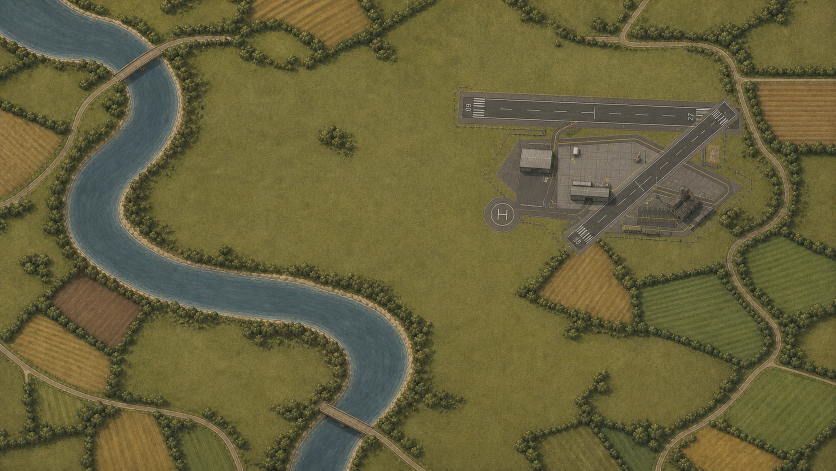
#> input picture art/visual-v3/review/river-bend-airport-landscape-v1.png, 1672 x 941 px (shown at 1/2 size)
$ python build_approval_composites.py
#> lines starting #> are read from the running program, lines starting #| are printed output that depends on the picture
#!/usr/bin/env python3
"""Build deterministic, actual-size V2.1 visual approval sheets.

These files are review evidence only. They do not enter the runtime bundle.
"""

from __future__ import annotations

import math
from pathlib import Path

from PIL import Image, ImageDraw, ImageFilter, ImageFont, ImageOps


ROOT = Path(__file__).resolve().parents[2]
MASTER_DIR = ROOT / "art" / "visual-v3" / "aircraft" / "masters"
REVIEW_DIR = ROOT / "art" / "visual-v3" / "review"
MAP_PATH = REVIEW_DIR / "river-bend-airport-landscape-v1.png"


def font(size: int, bold: bool = False) -> ImageFont.FreeTypeFont | ImageFont.ImageFont:
    name = "DejaVuSans-Bold.ttf" if bold else "DejaVuSans.ttf"
    path = Path("/usr/share/fonts/truetype/dejavu") / name
    return ImageFont.truetype(path, size) if path.exists() else ImageFont.load_default()


def trimmed(path: Path) -> Image.Image:
    image = Image.open(path).convert("RGBA")
    bounds = image.getchannel("A").getbbox()
    if bounds is None:
        raise ValueError(f"Asset has no visible pixels: {path}")
    return image.crop(bounds)


def scale_major_axis(image: Image.Image, target: int) -> Image.Image:
    scale = target / max(image.size)
    size = tuple(max(1, round(value * scale)) for value in image.size)
    return image.resize(size, Image.Resampling.LANCZOS)


def helicopter_master() -> Image.Image:
    body = Image.open(MASTER_DIR / "helicopter-body-v1.png").convert("RGBA")
    rotor = Image.open(MASTER_DIR / "helicopter-rotor-v1.png").convert("RGBA")
    if body.size != rotor.size:
        raise ValueError("Helicopter body and rotor masters must share a canvas and hub anchor")
    combined = Image.alpha_composite(body, rotor)
    bounds = combined.getchannel("A").getbbox()
    if bounds is None:
        raise ValueError("Helicopter composite has no visible pixels")
    return combined.crop(bounds)


def aircraft() -> dict[str, Image.Image]:
    return {
        "LINER": scale_major_axis(trimmed(MASTER_DIR / "liner-v1.png"), 78),
        "COMMUTER": scale_major_axis(trimmed(MASTER_DIR / "commuter-v1.png"), 64),
        "ROTOR": scale_major_axis(helicopter_master(), 70),
    }


def cover_crop(image: Image.Image, size: tuple[int, int]) -> Image.Image:
    return ImageOps.fit(image, size, method=Image.Resampling.LANCZOS, centering=(0.5, 0.5))


def rotated(image: Image.Image, degrees: float) -> Image.Image:
    return image.rotate(-degrees, resample=Image.Resampling.BICUBIC, expand=True)


def paste_aircraft(
    canvas: Image.Image,
    sprite: Image.Image,
    center: tuple[int, int],
    *,
    heading: float = 0,
    selected: bool = False,
    warning: bool = False,
    alpha: float = 1,
) -> None:
    sprite = rotated(sprite, heading)
    if alpha < 1:
        sprite = sprite.copy()
        sprite.putalpha(sprite.getchannel("A").point(lambda value: round(value * alpha)))

    x = round(center[0] - sprite.width / 2)
    y = round(center[1] - sprite.height / 2)
    radius = max(sprite.size) * 0.58

    draw = ImageDraw.Draw(canvas, "RGBA")
    if warning:
        draw.ellipse(
            (center[0] - radius, center[1] - radius, center[0] + radius, center[1] + radius),
            outline=(225, 112, 87, 235),
            width=3,
        )
    if selected:
        for pad, color, width in ((7, (14, 35, 45, 244), 6), (4, (247, 242, 226, 250), 2)):
            ring = radius + pad
            draw.ellipse(
                (center[0] - ring, center[1] - ring, center[0] + ring, center[1] + ring),
                outline=color,
                width=width,
            )

    shadow_alpha = sprite.getchannel("A").filter(ImageFilter.GaussianBlur(3))
    shadow_alpha = shadow_alpha.point(lambda value: round(value * 0.18))
    shadow = Image.new("RGBA", sprite.size, (7, 18, 24, 0))
    shadow.putalpha(shadow_alpha)
    canvas.alpha_composite(shadow, (x + 5, y + 7))
    canvas.alpha_composite(sprite, (x, y))


def draw_route(
    canvas: Image.Image,
    points: list[tuple[float, float]],
    core: tuple[int, int, int, int],
    *,
    invalid: bool = False,
) -> None:
    draw = ImageDraw.Draw(canvas, "RGBA")
    sampled: list[tuple[float, float]] = []
    if len(points) == 4:
        start, control_a, control_b, end = points
        for step in range(41):
            t = step / 40
            inverse = 1 - t
            sampled.append((
                inverse**3 * start[0]
                + 3 * inverse**2 * t * control_a[0]
                + 3 * inverse * t**2 * control_b[0]
                + t**3 * end[0],
                inverse**3 * start[1]
                + 3 * inverse**2 * t * control_a[1]
                + 3 * inverse * t**2 * control_b[1]
                + t**3 * end[1],
            ))
    else:
        sampled = points
    draw.line(sampled, fill=(11, 29, 37, 218), width=7, joint="curve")
    draw.line(
        sampled,
        fill=(238, 143, 121, 244) if invalid else core,
        width=3,
        joint="curve",
    )


def patch_from_map(map_image: Image.Image, center: tuple[int, int], size: tuple[int, int]) -> Image.Image:
    width, height = size
    left = max(0, min(map_image.width - width, center[0] - width // 2))
    top = max(0, min(map_image.height - height, center[1] - height // 2))
    return map_image.crop((left, top, left + width, top + height))


def build_contact_sheet(fleet: dict[str, Image.Image], map_image: Image.Image) -> None:
    cell = (320, 205)
    header = 82
    sheet = Image.new("RGBA", (cell[0] * 4, header + cell[1] * 3), (18, 22, 24, 255))
    draw = ImageDraw.Draw(sheet, "RGBA")
    draw.text((24, 17), "AIRCRAFT / MATERIAL LEGIBILITY", font=font(26, True), fill=(244, 240, 231, 255))
    draw.text((24, 50), "Actual gameplay scale — unselected left, selected right", font=font(14), fill=(192, 199, 198, 255))

    sources = [
        ("GRASS", (700, 520)),
        ("WATER", (320, 360)),
        ("RUNWAY", (1170, 205)),
        ("APRON", (1270, 355)),
    ]
    for column, (label, center) in enumerate(sources):
        draw.text((column * cell[0] + 14, header - 25), label, font=font(13, True), fill=(232, 227, 215, 255))
        for row, (kind, sprite) in enumerate(fleet.items()):
            tile = cover_crop(patch_from_map(map_image, center, (420, 280)), cell)
            origin = (column * cell[0], header + row * cell[1])
            sheet.alpha_composite(tile, origin)
            tile_center_y = origin[1] + cell[1] // 2 + 9
            paste_aircraft(sheet, sprite, (origin[0] + 92, tile_center_y), heading=8)
            paste_aircraft(sheet, sprite, (origin[0] + 229, tile_center_y), heading=-13, selected=True)
            draw.rectangle(
                (origin[0], origin[1], origin[0] + cell[0] - 1, origin[1] + cell[1] - 1),
                outline=(242, 237, 225, 56),
                width=1,
            )
            if column == 0:
                draw.rounded_rectangle(
                    (origin[0] + 10, origin[1] + 10, origin[0] + 104, origin[1] + 35),
                    radius=7,
                    fill=(15, 20, 23, 210),
                )
                draw.text((origin[0] + 19, origin[1] + 16), kind, font=font(11, True), fill=(244, 240, 231, 255))

    sheet.convert("RGB").save(REVIEW_DIR / "aircraft-material-contact-sheet-v1.png", optimize=True)


def build_operational_composite(fleet: dict[str, Image.Image], map_image: Image.Image) -> None:
    canvas = cover_crop(map_image, (1600, 900)).convert("RGBA")

    draw_route(canvas, [(420, 270), (620, 150), (840, 160), (923, 204)], (111, 194, 200, 248))
    draw_route(canvas, [(680, 590), (840, 620), (980, 560), (1013, 418)], (230, 166, 83, 248))
    draw_route(canvas, [(805, 425), (930, 520), (1110, 520), (1245, 475)], (237, 137, 113, 248), invalid=True)
    draw_route(canvas, [(1220, 730), (1180, 600), (1090, 450), (1035, 350)], (230, 166, 83, 248))

    paste_aircraft(canvas, fleet["LINER"], (420, 270), heading=-11, selected=True)
    paste_aircraft(canvas, fleet["COMMUTER"], (680, 590), heading=23)
    paste_aircraft(canvas, fleet["ROTOR"], (805, 425), heading=-26, warning=True)
    paste_aircraft(canvas, fleet["LINER"], (765, 452), heading=12, warning=True)
    paste_aircraft(canvas, fleet["COMMUTER"], (1220, 730), heading=-82)
    paste_aircraft(canvas, fleet["LINER"], (930, 206), heading=0, alpha=0.58)

    draw = ImageDraw.Draw(canvas, "RGBA")
    for x, title, value in ((14, "SCORE", "07"), (1510, "BEST", "32")):
        draw.rounded_rectangle((x, 14, x + 76, 78), radius=12, fill=(17, 22, 25, 239))
        draw.text((x + 12, 24), title, font=font(10, True), fill=(184, 193, 192, 255))
        draw.text((x + 11, 39), value, font=font(28, True), fill=(246, 242, 232, 255))
    draw.rounded_rectangle((1536, 836, 1586, 886), radius=12, fill=(17, 22, 25, 235))
    draw.ellipse((1551, 851, 1571, 871), outline=(246, 242, 232, 240), width=2)
    draw.line((1557, 856, 1557, 866), fill=(246, 242, 232, 240), width=2)
    draw.line((1565, 856, 1565, 866), fill=(246, 242, 232, 240), width=2)

    canvas.convert("RGB").save(REVIEW_DIR / "river-bend-operational-composite-v1.png", optimize=True)


def main() -> None:
    REVIEW_DIR.mkdir(parents=True, exist_ok=True)
    map_image = Image.open(MAP_PATH).convert("RGBA")
    fleet = aircraft()
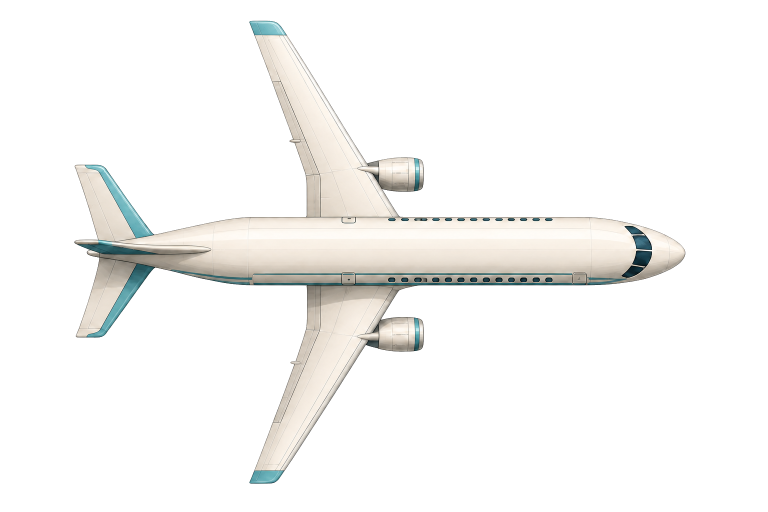
#> input picture art/visual-v3/aircraft/masters/liner-v1.png, 1536 x 1024 px (shown at 1/2 size)
#> in trimmed, image is the input picture: PIL image 1536x1024 RGBA; mean R, G, B, A 35, 34.6, 33.1, 43.1
#> in trimmed, `bounds = image.getchannel("A").getbbox()`: bounds = (148, 41, 1371, 968)
#> in scale_major_axis, `scale = target / max(image.size)`: scale = 0.0638
#> in scale_major_axis, `size = tuple(max(1, round(value * scale)) for value in image.size)`: size = (78, 59)
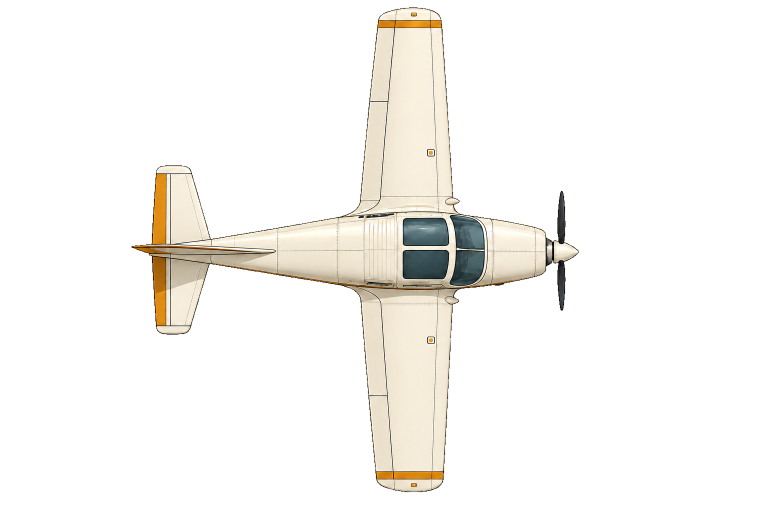
#> input picture art/visual-v3/aircraft/masters/commuter-v1.png, 1536 x 1024 px (shown at 1/2 size)
#> in trimmed, image is the input picture: PIL image 1536x1024 RGBA; mean R, G, B, A 33.4, 31.7, 28.4, 40.2
#> in trimmed (call 2), `bounds = image.getchannel("A").getbbox()`: bounds = (262, 14, 1159, 985)
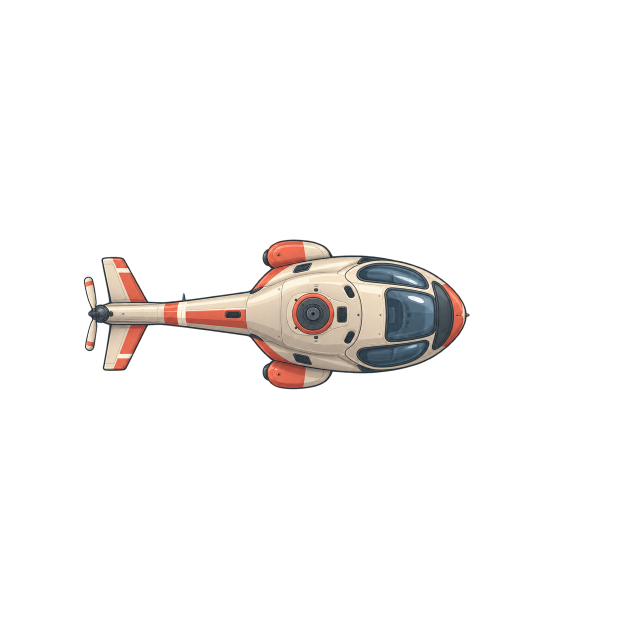
#> input picture art/visual-v3/aircraft/masters/helicopter-body-v1.png, 1254 x 1254 px (shown at 1/2 size)
#> in helicopter_master, body is the input picture: PIL image 1254x1254 RGBA; mean R, G, B, A 13.3, 11.4, 10.5, 20.1
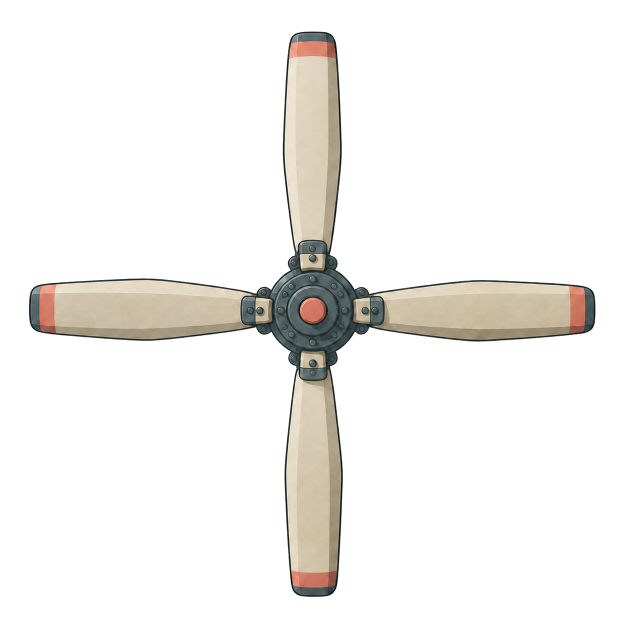
#> input picture art/visual-v3/aircraft/masters/helicopter-rotor-v1.png, 1254 x 1254 px (shown at 1/2 size)
#> in helicopter_master, rotor is the input picture: PIL image 1254x1254 RGBA; mean R, G, B, A 238.1, 236.5, 234.1, 36.5
#> in helicopter_master, `bounds = combined.getchannel("A").getbbox()`: bounds = (58, 63, 1191, 1194)
#> fleet = 3 items
    build_contact_sheet(fleet, map_image)
#> the loop in build_contact_sheet, `for column, (label, center) in enumerate(sources):` made 4 passes
#> pass 1, in paste_aircraft, `shadow_alpha = shadow_alpha.point(lambda value: round(value * 0.18))`:
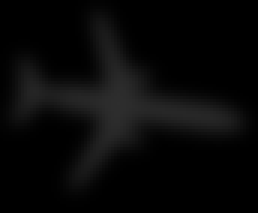
#> shadow_alpha: PIL image 86x71 L (shown 3 times larger); min 0, max 46, mean 8.1
#> after the loop in build_contact_sheet, `for column, (label, center) in enumerate(sources):`:
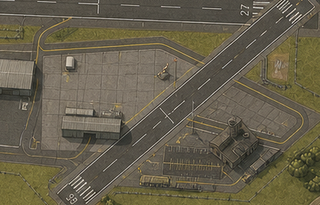
#> tile: PIL image 320x205 RGBA; mean R, G, B, A 102.2, 95.2, 76.1, 255
    build_operational_composite(fleet, map_image)
#> in rotated (call 28), `return image.rotate(-degrees, resample=Image.Resampling.BICUBIC, expan..`:
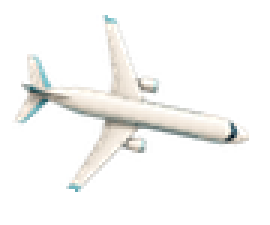
#> returned value: PIL image 90x75 RGBA (shown 3 times larger); mean R, G, B, A 41.6, 41.6, 39.9, 40.6; transparent parts drawn white


if __name__ == "__main__":
    main()
